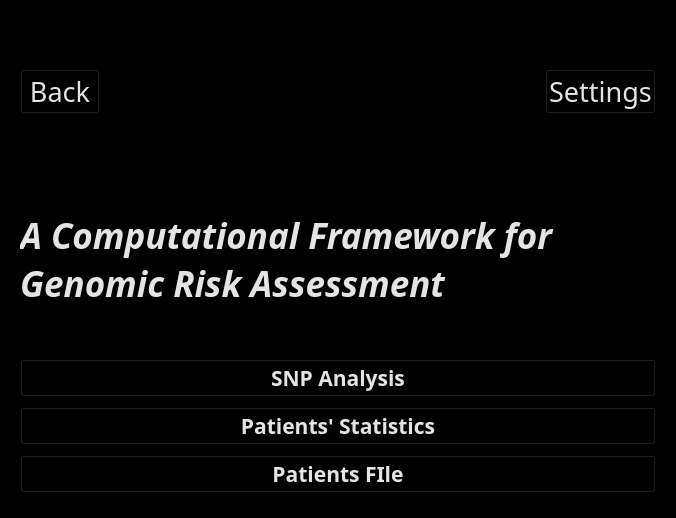
<?xml version="1.0" encoding="UTF-8"?>
<ui version="4.0">
 <class>home_page_widget</class>
 <widget class="QWidget" name="home_page_widget">
  <property name="geometry">
   <rect>
    <x>0</x>
    <y>0</y>
    <width>676</width>
    <height>518</height>
   </rect>
  </property>
  <property name="palette">
   <palette>
    <active>
     <colorrole role="WindowText">
      <brush brushstyle="SolidPattern">
       <color alpha="228">
        <red>255</red>
        <green>255</green>
        <blue>255</blue>
       </color>
      </brush>
     </colorrole>
     <colorrole role="Button">
      <brush brushstyle="SolidPattern">
       <color alpha="179">
        <red>0</red>
        <green>0</green>
        <blue>0</blue>
       </color>
      </brush>
     </colorrole>
     <colorrole role="Light">
      <brush brushstyle="SolidPattern">
       <color alpha="255">
        <red>0</red>
        <green>0</green>
        <blue>0</blue>
       </color>
      </brush>
     </colorrole>
     <colorrole role="Midlight">
      <brush brushstyle="SolidPattern">
       <color alpha="255">
        <red>0</red>
        <green>0</green>
        <blue>0</blue>
       </color>
      </brush>
     </colorrole>
     <colorrole role="Dark">
      <brush brushstyle="SolidPattern">
       <color alpha="255">
        <red>255</red>
        <green>255</green>
        <blue>255</blue>
       </color>
      </brush>
     </colorrole>
     <colorrole role="Text">
      <brush brushstyle="SolidPattern">
       <color alpha="228">
        <red>255</red>
        <green>255</green>
        <blue>255</blue>
       </color>
      </brush>
     </colorrole>
     <colorrole role="ButtonText">
      <brush brushstyle="SolidPattern">
       <color alpha="228">
        <red>255</red>
        <green>255</green>
        <blue>255</blue>
       </color>
      </brush>
     </colorrole>
     <colorrole role="Base">
      <brush brushstyle="SolidPattern">
       <color alpha="255">
        <red>68</red>
        <green>68</green>
        <blue>68</blue>
       </color>
      </brush>
     </colorrole>
     <colorrole role="Window">
      <brush brushstyle="SolidPattern">
       <color alpha="255">
        <red>0</red>
        <green>0</green>
        <blue>0</blue>
       </color>
      </brush>
     </colorrole>
     <colorrole role="Shadow">
      <brush brushstyle="SolidPattern">
       <color alpha="255">
        <red>239</red>
        <green>239</green>
        <blue>239</blue>
       </color>
      </brush>
     </colorrole>
     <colorrole role="HighlightedText">
      <brush brushstyle="SolidPattern">
       <color alpha="255">
        <red>255</red>
        <green>255</green>
        <blue>255</blue>
       </color>
      </brush>
     </colorrole>
     <colorrole role="Link">
      <brush brushstyle="SolidPattern">
       <color alpha="255">
        <red>243</red>
        <green>0</green>
        <blue>73</blue>
       </color>
      </brush>
     </colorrole>
     <colorrole role="LinkVisited">
      <brush brushstyle="SolidPattern">
       <color alpha="255">
        <red>176</red>
        <green>0</green>
        <blue>29</blue>
       </color>
      </brush>
     </colorrole>
     <colorrole role="ToolTipBase">
      <brush brushstyle="SolidPattern">
       <color alpha="255">
        <red>0</red>
        <green>0</green>
        <blue>0</blue>
       </color>
      </brush>
     </colorrole>
    </active>
    <inactive>
     <colorrole role="WindowText">
      <brush brushstyle="SolidPattern">
       <color alpha="228">
        <red>255</red>
        <green>255</green>
        <blue>255</blue>
       </color>
      </brush>
     </colorrole>
     <colorrole role="Button">
      <brush brushstyle="SolidPattern">
       <color alpha="179">
        <red>0</red>
        <green>0</green>
        <blue>0</blue>
       </color>
      </brush>
     </colorrole>
     <colorrole role="Light">
      <brush brushstyle="SolidPattern">
       <color alpha="255">
        <red>0</red>
        <green>0</green>
        <blue>0</blue>
       </color>
      </brush>
     </colorrole>
     <colorrole role="Midlight">
      <brush brushstyle="SolidPattern">
       <color alpha="255">
        <red>0</red>
        <green>0</green>
        <blue>0</blue>
       </color>
      </brush>
     </colorrole>
     <colorrole role="Dark">
      <brush brushstyle="SolidPattern">
       <color alpha="255">
        <red>255</red>
        <green>255</green>
        <blue>255</blue>
       </color>
      </brush>
     </colorrole>
     <colorrole role="Text">
      <brush brushstyle="SolidPattern">
       <color alpha="228">
        <red>255</red>
        <green>255</green>
        <blue>255</blue>
       </color>
      </brush>
     </colorrole>
     <colorrole role="ButtonText">
      <brush brushstyle="SolidPattern">
       <color alpha="228">
        <red>255</red>
        <green>255</green>
        <blue>255</blue>
       </color>
      </brush>
     </colorrole>
     <colorrole role="Base">
      <brush brushstyle="SolidPattern">
       <color alpha="255">
        <red>68</red>
        <green>68</green>
        <blue>68</blue>
       </color>
      </brush>
     </colorrole>
     <colorrole role="Window">
      <brush brushstyle="SolidPattern">
       <color alpha="255">
        <red>0</red>
        <green>0</green>
        <blue>0</blue>
       </color>
      </brush>
     </colorrole>
     <colorrole role="Shadow">
      <brush brushstyle="SolidPattern">
       <color alpha="255">
        <red>239</red>
        <green>239</green>
        <blue>239</blue>
       </color>
      </brush>
     </colorrole>
     <colorrole role="HighlightedText">
      <brush brushstyle="SolidPattern">
       <color alpha="255">
        <red>255</red>
        <green>255</green>
        <blue>255</blue>
       </color>
      </brush>
     </colorrole>
     <colorrole role="Link">
      <brush brushstyle="SolidPattern">
       <color alpha="255">
        <red>243</red>
        <green>0</green>
        <blue>73</blue>
       </color>
      </brush>
     </colorrole>
     <colorrole role="LinkVisited">
      <brush brushstyle="SolidPattern">
       <color alpha="255">
        <red>176</red>
        <green>0</green>
        <blue>29</blue>
       </color>
      </brush>
     </colorrole>
     <colorrole role="ToolTipBase">
      <brush brushstyle="SolidPattern">
       <color alpha="255">
        <red>0</red>
        <green>0</green>
        <blue>0</blue>
       </color>
      </brush>
     </colorrole>
    </inactive>
    <disabled>
     <colorrole role="WindowText">
      <brush brushstyle="SolidPattern">
       <color alpha="255">
        <red>255</red>
        <green>255</green>
        <blue>255</blue>
       </color>
      </brush>
     </colorrole>
     <colorrole role="Button">
      <brush brushstyle="SolidPattern">
       <color alpha="179">
        <red>0</red>
        <green>0</green>
        <blue>0</blue>
       </color>
      </brush>
     </colorrole>
     <colorrole role="Light">
      <brush brushstyle="SolidPattern">
       <color alpha="255">
        <red>0</red>
        <green>0</green>
        <blue>0</blue>
       </color>
      </brush>
     </colorrole>
     <colorrole role="Midlight">
      <brush brushstyle="SolidPattern">
       <color alpha="255">
        <red>0</red>
        <green>0</green>
        <blue>0</blue>
       </color>
      </brush>
     </colorrole>
     <colorrole role="Dark">
      <brush brushstyle="SolidPattern">
       <color alpha="255">
        <red>255</red>
        <green>255</green>
        <blue>255</blue>
       </color>
      </brush>
     </colorrole>
     <colorrole role="Text">
      <brush brushstyle="SolidPattern">
       <color alpha="255">
        <red>255</red>
        <green>255</green>
        <blue>255</blue>
       </color>
      </brush>
     </colorrole>
     <colorrole role="ButtonText">
      <brush brushstyle="SolidPattern">
       <color alpha="255">
        <red>255</red>
        <green>255</green>
        <blue>255</blue>
       </color>
      </brush>
     </colorrole>
     <colorrole role="Base">
      <brush brushstyle="SolidPattern">
       <color alpha="255">
        <red>0</red>
        <green>0</green>
        <blue>0</blue>
       </color>
      </brush>
     </colorrole>
     <colorrole role="Window">
      <brush brushstyle="SolidPattern">
       <color alpha="255">
        <red>0</red>
        <green>0</green>
        <blue>0</blue>
       </color>
      </brush>
     </colorrole>
     <colorrole role="Shadow">
      <brush brushstyle="SolidPattern">
       <color alpha="255">
        <red>239</red>
        <green>239</green>
        <blue>239</blue>
       </color>
      </brush>
     </colorrole>
     <colorrole role="HighlightedText">
      <brush brushstyle="SolidPattern">
       <color alpha="255">
        <red>255</red>
        <green>255</green>
        <blue>255</blue>
       </color>
      </brush>
     </colorrole>
     <colorrole role="Link">
      <brush brushstyle="SolidPattern">
       <color alpha="255">
        <red>243</red>
        <green>0</green>
        <blue>73</blue>
       </color>
      </brush>
     </colorrole>
     <colorrole role="LinkVisited">
      <brush brushstyle="SolidPattern">
       <color alpha="255">
        <red>176</red>
        <green>0</green>
        <blue>29</blue>
       </color>
      </brush>
     </colorrole>
     <colorrole role="ToolTipBase">
      <brush brushstyle="SolidPattern">
       <color alpha="255">
        <red>0</red>
        <green>0</green>
        <blue>0</blue>
       </color>
      </brush>
     </colorrole>
    </disabled>
   </palette>
  </property>
  <property name="windowTitle">
   <string>Form</string>
  </property>
  <layout class="QVBoxLayout" name="verticalLayout">
   <item>
    <widget class="QWidget" name="top_bar_buttons_widget" native="true">
     <layout class="QHBoxLayout" name="horizontalLayout">
      <item>
       <widget class="QPushButton" name="go_to_main_page_button">
        <property name="font">
         <font>
          <family>Tw Cen MT</family>
          <pointsize>20</pointsize>
         </font>
        </property>
        <property name="text">
         <string>Back</string>
        </property>
       </widget>
      </item>
      <item>
       <spacer name="horizontalSpacer">
        <property name="orientation">
         <enum>Qt::Orientation::Horizontal</enum>
        </property>
        <property name="sizeHint" stdset="0">
         <size>
          <width>40</width>
          <height>20</height>
         </size>
        </property>
       </spacer>
      </item>
      <item>
       <widget class="QPushButton" name="pushButton">
        <property name="font">
         <font>
          <family>Tw Cen MT</family>
          <pointsize>20</pointsize>
         </font>
        </property>
        <property name="text">
         <string>Settings</string>
        </property>
       </widget>
      </item>
     </layout>
    </widget>
   </item>
   <item>
    <widget class="QWidget" name="home_page_title_widget" native="true">
     <property name="font">
      <font>
       <family>Tw Cen MT</family>
       <pointsize>26</pointsize>
       <italic>true</italic>
       <bold>true</bold>
      </font>
     </property>
     <layout class="QHBoxLayout" name="horizontalLayout_2">
      <item>
       <widget class="QLabel" name="title_label">
        <property name="text">
         <string>A Computational Framework for
Genomic Risk Assessment</string>
        </property>
        <property name="wordWrap">
         <bool>true</bool>
        </property>
       </widget>
      </item>
     </layout>
    </widget>
   </item>
   <item>
    <widget class="QWidget" name="buttons_widget" native="true">
     <layout class="QVBoxLayout" name="verticalLayout_2">
      <item>
       <widget class="QPushButton" name="go_to_snp_analysis_button">
        <property name="font">
         <font>
          <family>Tw Cen MT</family>
          <pointsize>16</pointsize>
          <italic>false</italic>
          <bold>true</bold>
         </font>
        </property>
        <property name="text">
         <string>SNP Analysis</string>
        </property>
       </widget>
      </item>
      <item>
       <widget class="QPushButton" name="go_to_patients_statistics_button">
        <property name="font">
         <font>
          <family>Tw Cen MT</family>
          <pointsize>16</pointsize>
          <bold>true</bold>
         </font>
        </property>
        <property name="text">
         <string>Patients' Statistics</string>
        </property>
       </widget>
      </item>
      <item>
       <widget class="QPushButton" name="go_to_patients_file">
        <property name="font">
         <font>
          <family>Tw Cen MT</family>
          <pointsize>16</pointsize>
          <bold>true</bold>
         </font>
        </property>
        <property name="text">
         <string>Patients FIle</string>
        </property>
       </widget>
      </item>
     </layout>
    </widget>
   </item>
  </layout>
 </widget>
 <resources/>
 <connections/>
</ui>
